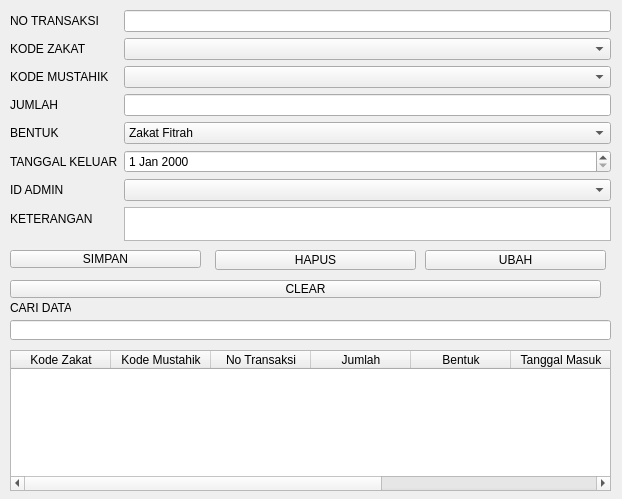
<?xml version="1.0" encoding="UTF-8"?>
<ui version="4.0">
 <class>Form</class>
 <widget class="QWidget" name="Form">
  <property name="geometry">
   <rect>
    <x>0</x>
    <y>0</y>
    <width>622</width>
    <height>499</height>
   </rect>
  </property>
  <property name="windowTitle">
   <string>Form</string>
  </property>
  <widget class="QWidget" name="formLayoutWidget">
   <property name="geometry">
    <rect>
     <x>10</x>
     <y>10</y>
     <width>601</width>
     <height>231</height>
    </rect>
   </property>
   <layout class="QFormLayout" name="formLayout">
    <item row="0" column="0">
     <widget class="QLabel" name="lblTrans">
      <property name="text">
       <string>NO TRANSAKSI</string>
      </property>
     </widget>
    </item>
    <item row="0" column="1">
     <widget class="QLineEdit" name="editTrans"/>
    </item>
    <item row="1" column="0">
     <widget class="QLabel" name="lblKdZakat">
      <property name="text">
       <string>KODE ZAKAT</string>
      </property>
     </widget>
    </item>
    <item row="2" column="0">
     <widget class="QLabel" name="lblKdMuztahik">
      <property name="text">
       <string>KODE MUSTAHIK</string>
      </property>
     </widget>
    </item>
    <item row="3" column="0">
     <widget class="QLabel" name="lblJumlah">
      <property name="text">
       <string>JUMLAH</string>
      </property>
     </widget>
    </item>
    <item row="3" column="1">
     <widget class="QLineEdit" name="editJumlah"/>
    </item>
    <item row="4" column="0">
     <widget class="QLabel" name="lblBentuk">
      <property name="text">
       <string>BENTUK</string>
      </property>
     </widget>
    </item>
    <item row="4" column="1">
     <widget class="QComboBox" name="cmbBentuk">
      <item>
       <property name="text">
        <string>Zakat Fitrah</string>
       </property>
      </item>
      <item>
       <property name="text">
        <string>Zakat Mal</string>
       </property>
      </item>
      <item>
       <property name="text">
        <string>Zakat Emas dan Perak</string>
       </property>
      </item>
      <item>
       <property name="text">
        <string>Zakat Perdagangan</string>
       </property>
      </item>
      <item>
       <property name="text">
        <string>Zakat Pertanian</string>
       </property>
      </item>
      <item>
       <property name="text">
        <string>Zakat Peternakan</string>
       </property>
      </item>
     </widget>
    </item>
    <item row="5" column="0">
     <widget class="QLabel" name="lblTglKel">
      <property name="text">
       <string>TANGGAL KELUAR</string>
      </property>
     </widget>
    </item>
    <item row="5" column="1">
     <widget class="QDateEdit" name="editTglKel"/>
    </item>
    <item row="6" column="0">
     <widget class="QLabel" name="lblIdAdmin">
      <property name="text">
       <string>ID ADMIN</string>
      </property>
     </widget>
    </item>
    <item row="7" column="0">
     <widget class="QLabel" name="lblKet">
      <property name="text">
       <string>KETERANGAN</string>
      </property>
     </widget>
    </item>
    <item row="7" column="1">
     <widget class="QTextEdit" name="txtKet"/>
    </item>
    <item row="1" column="1">
     <widget class="QComboBox" name="cmbKdZakat"/>
    </item>
    <item row="2" column="1">
     <widget class="QComboBox" name="cmbKdMustahik"/>
    </item>
    <item row="6" column="1">
     <widget class="QComboBox" name="cmbIdAdmin"/>
    </item>
   </layout>
  </widget>
  <widget class="QPushButton" name="btnSimpan">
   <property name="geometry">
    <rect>
     <x>10</x>
     <y>250</y>
     <width>191</width>
     <height>18</height>
    </rect>
   </property>
   <property name="text">
    <string>SIMPAN</string>
   </property>
  </widget>
  <widget class="QPushButton" name="btnHapus">
   <property name="geometry">
    <rect>
     <x>215</x>
     <y>250</y>
     <width>201</width>
     <height>20</height>
    </rect>
   </property>
   <property name="text">
    <string>HAPUS</string>
   </property>
  </widget>
  <widget class="QPushButton" name="btnUbah">
   <property name="geometry">
    <rect>
     <x>425</x>
     <y>250</y>
     <width>181</width>
     <height>20</height>
    </rect>
   </property>
   <property name="text">
    <string>UBAH</string>
   </property>
  </widget>
  <widget class="QTableWidget" name="tblZakatKeluar">
   <property name="geometry">
    <rect>
     <x>10</x>
     <y>350</y>
     <width>601</width>
     <height>141</height>
    </rect>
   </property>
   <column>
    <property name="text">
     <string>Kode Zakat</string>
    </property>
   </column>
   <column>
    <property name="text">
     <string>Kode Mustahik</string>
    </property>
   </column>
   <column>
    <property name="text">
     <string>No Transaksi</string>
    </property>
   </column>
   <column>
    <property name="text">
     <string>Jumlah</string>
    </property>
   </column>
   <column>
    <property name="text">
     <string>Bentuk</string>
    </property>
   </column>
   <column>
    <property name="text">
     <string>Tanggal Masuk</string>
    </property>
   </column>
   <column>
    <property name="text">
     <string>ID Admin</string>
    </property>
   </column>
   <column>
    <property name="text">
     <string>Keterangan</string>
    </property>
   </column>
  </widget>
  <widget class="QLineEdit" name="editCari">
   <property name="geometry">
    <rect>
     <x>10</x>
     <y>320</y>
     <width>601</width>
     <height>20</height>
    </rect>
   </property>
  </widget>
  <widget class="QLabel" name="label">
   <property name="geometry">
    <rect>
     <x>10</x>
     <y>300</y>
     <width>61</width>
     <height>16</height>
    </rect>
   </property>
   <property name="text">
    <string>CARI DATA</string>
   </property>
  </widget>
  <widget class="QPushButton" name="btnClear">
   <property name="geometry">
    <rect>
     <x>10</x>
     <y>280</y>
     <width>591</width>
     <height>18</height>
    </rect>
   </property>
   <property name="text">
    <string>CLEAR</string>
   </property>
  </widget>
 </widget>
 <resources/>
 <connections/>
</ui>
